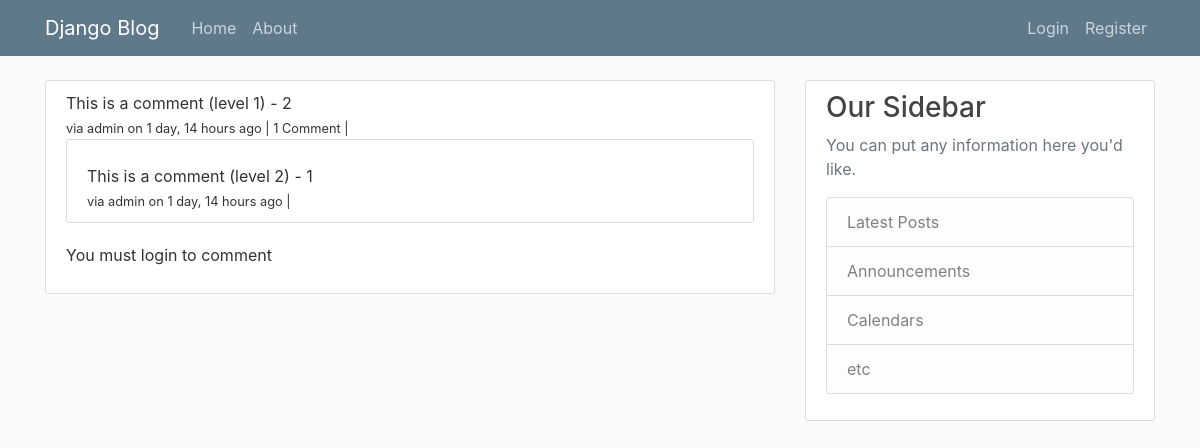
Screenshot of /comments/32/ with the database file from the repository.
### comments/models.py (models this page shows, shortened)
class Comment(models.Model):
    author = models.ForeignKey(User, on_delete=models.CASCADE, default=1)
    content_type = models.ForeignKey(ContentType, on_delete=models.CASCADE)
    object_id = models.PositiveIntegerField()
    content_object = GenericForeignKey('content_type', 'object_id')
    parent = models.ForeignKey("self", null=True, blank=True, on_delete=models.CASCADE)
    content = models.TextField()
    timestamp = models.DateTimeField(default=timezone.now)
    objects = CommentManager()
    class Meta:
        ordering = ['-timestamp']
    def children(self): #replies
        return Comment.objects.filter(parent=self)
    @property
    def is_parent(self):
        if self.parent is not None:
            return False
        return True

### comments/views.py (the view, shortened to what this page needs)
# urls.py: path('<int:pk>/', views.comment_thread, name='thread'),
def comment_thread(request, pk):
    try:
        obj = Comment.objects.get(id=pk)
    except:
        raise Http404
    if not obj.is_parent:
        obj = obj.parent
    content_object = obj.content_object # the Post that related the this comment
    content_id = obj.content_object.id
    initial_data = {
            "content_type": obj.content_type,
            "object_id": obj.object_id
    }
    form = CommentForm(request.POST or None, initial=initial_data)
    context = {
        "comment": obj,
        "form": form,
    }
    return render(request, 'comments/comment_thread.html', context)

### comments/templates/comments/comment_thread.html (shortened to what this page needs)
{% extends "blog/base.html" %}
{% load crispy_forms_tags %}
{% block content %}
  <article class="media content-section">
      <div class="media-body">
        {{ comment.content }}
        <br>
        <small>via {{ comment.author }} on {{ comment.timestamp|timesince }} ago | {% if comment.children.count > 0 %}{{ comment.children.count }} Comment | {% endif %} </small>
        <div class="comment-reply">
          {% for child_comment in comment.children %}
          <div class="media content-section pt-0 mt-0">
            <div class="media-body">
              <br>{{ child_comment.content }}
              <br>
              <small>via {{ child_comment.author }} on {{ child_comment.timestamp|timesince }} ago | {% if request.user == child_comment.author %}<a href="{{ child_comment.get_delete_url }}">Delete</a>{% endif %}</small>
            </div>
          </div>
          {% endfor %}
          {% if request.user.is_authenticated %}
            <form method="post" action="">
              {% csrf_token %}
              {{ form|crispy }}
              <input type="hidden" name="parent_id" value="{{ comment.id }}">
              <input type="submit" value="Reply" class="btn btn-default">
            </form>
          {% else %}
            <p>You must login to comment</p>
          {% endif %}
        </div>
      </div>
  </article>
{% endblock content %}

### blog/static/blog/main.css (style rules this page uses)
body { background: #fafafa; color: #333333; margin-top: 5rem; }
.content-section { background: #ffffff; padding: 10px 20px; border: 1px solid #dddddd; border-radius: 3px; margin-bottom: 20px; }

### rows the page displays
Comment: content "This is a comment (level 1) - 2", author "admin", timestamp "1 day, 14 hours", children.count "1"
Comment: content "This is a comment (level 2) - 1", author "admin", timestamp "1 day, 14 hours"
